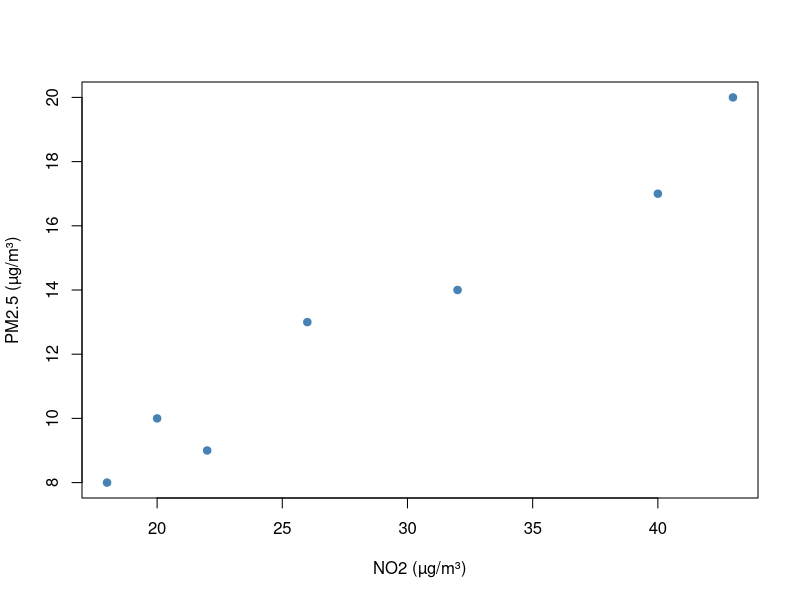
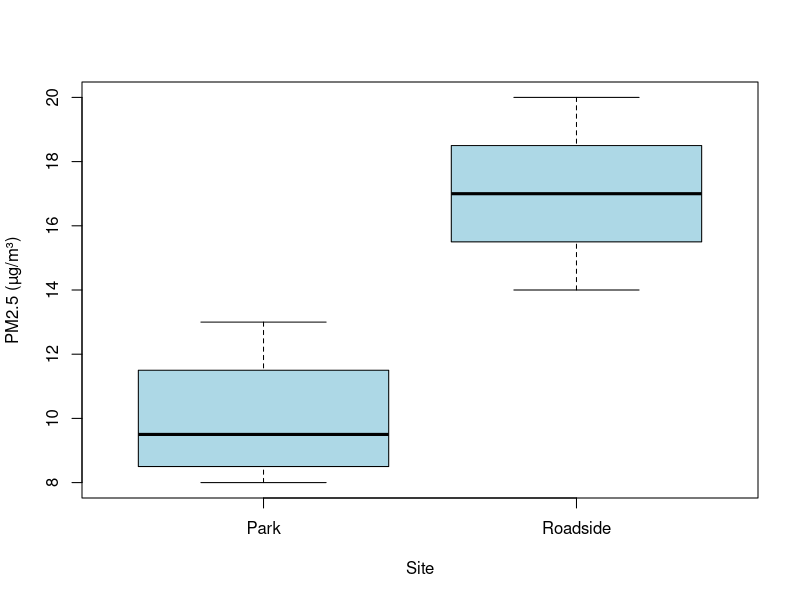

The R script that drew these images, in order:
## ---- chunk 1
# Save four readings in a vector.
readings <- c(12, 15, 18, 21)
readings
mean(readings)
## ---- chunk 2
air <- data.frame(
  day = c(1, 2, 3, 4, 1, 2, 3, 4),
  site = c("Roadside", "Roadside", "Roadside", "Roadside",
           "Park", "Park", "Park", "Park"),
  no2 = c(32, 40, 36, 43, 18, 22, 20, 26),
  pm25 = c(14, 17, NA, 20, 8, 9, 10, 13)
)

head(air)
str(air)
air$pm25
air[air$site == "Park", c("day", "pm25")]
## ---- chunk 3
summary(air$pm25)
mean(air$pm25, na.rm = TRUE)
median(air$pm25, na.rm = TRUE)
sd(air$pm25, na.rm = TRUE)
IQR(air$pm25, na.rm = TRUE)
## ---- chunk 4
tapply(air$pm25, air$site, mean, na.rm = TRUE)
## ---- chunk 5
#| fig-alt: "Scatterplot of seven readings. PM2.5 tends to rise with NO2."
plot(air$no2, air$pm25,
     xlab = "NO2 (µg/m³)", ylab = "PM2.5 (µg/m³)",
     pch = 19, col = "steelblue")
## ---- chunk 6
#| fig-alt: "Two boxplots comparing PM2.5. Roadside readings are higher than park readings."
boxplot(pm25 ~ site, data = air,
        xlab = "Site", ylab = "PM2.5 (µg/m³)",
        col = "lightblue")
